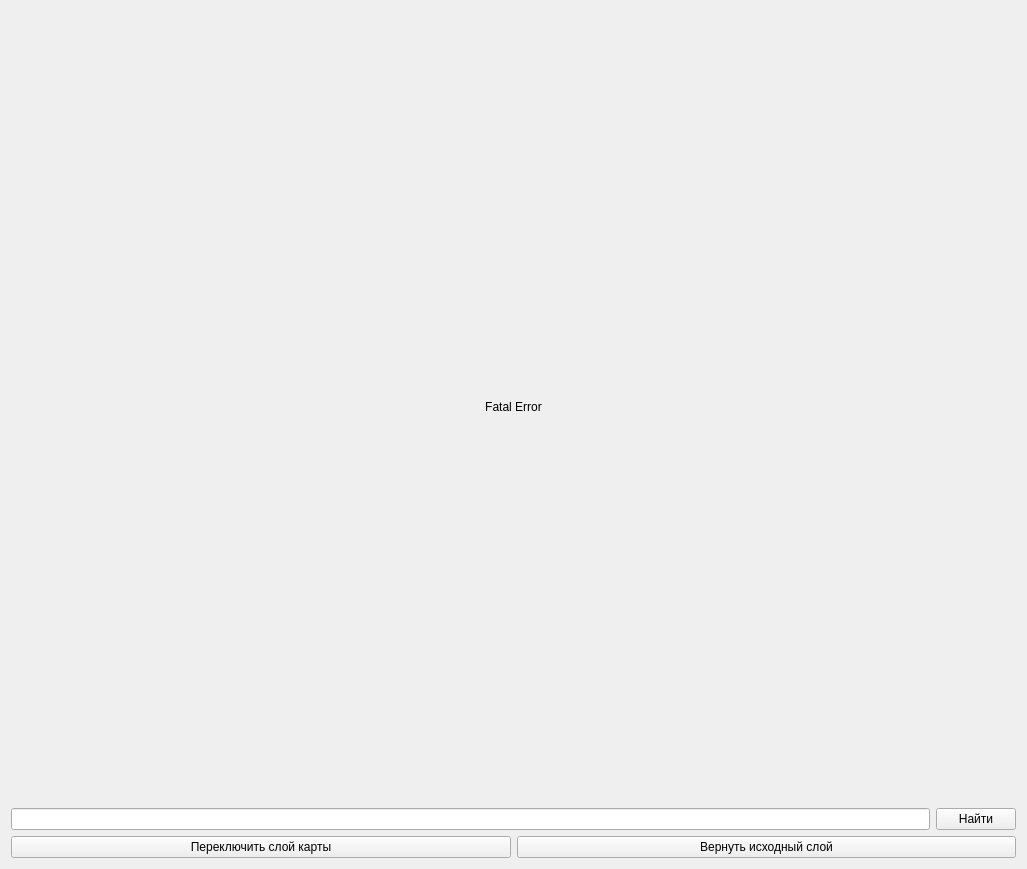
<?xml version="1.0" encoding="UTF-8"?>
<ui version="4.0">
 <class>Form</class>
 <widget class="QWidget" name="Form">
  <property name="geometry">
   <rect>
    <x>0</x>
    <y>0</y>
    <width>1027</width>
    <height>855</height>
   </rect>
  </property>
  <property name="windowTitle">
   <string>Form</string>
  </property>
  <layout class="QGridLayout" name="gridLayout">
   <item row="0" column="0">
    <widget class="QLabel" name="image">
     <property name="minimumSize">
      <size>
       <width>0</width>
       <height>791</height>
      </size>
     </property>
     <property name="text">
      <string>Fatal Error</string>
     </property>
     <property name="alignment">
      <set>Qt::AlignCenter</set>
     </property>
    </widget>
   </item>
   <item row="1" column="0">
    <layout class="QVBoxLayout" name="verticalLayout">
     <item>
      <layout class="QHBoxLayout" name="horizontalLayout">
       <item>
        <widget class="QLineEdit" name="field"/>
       </item>
       <item>
        <widget class="QPushButton" name="btn">
         <property name="text">
          <string>Найти</string>
         </property>
        </widget>
       </item>
      </layout>
     </item>
     <item>
      <layout class="QHBoxLayout" name="horizontalLayout_2">
       <item>
        <widget class="QPushButton" name="change_lay">
         <property name="text">
          <string>Переключить слой карты</string>
         </property>
        </widget>
       </item>
       <item>
        <widget class="QPushButton" name="return_lay">
         <property name="text">
          <string>Вернуть исходный слой</string>
         </property>
        </widget>
       </item>
      </layout>
     </item>
    </layout>
   </item>
  </layout>
 </widget>
 <resources/>
 <connections/>
</ui>
